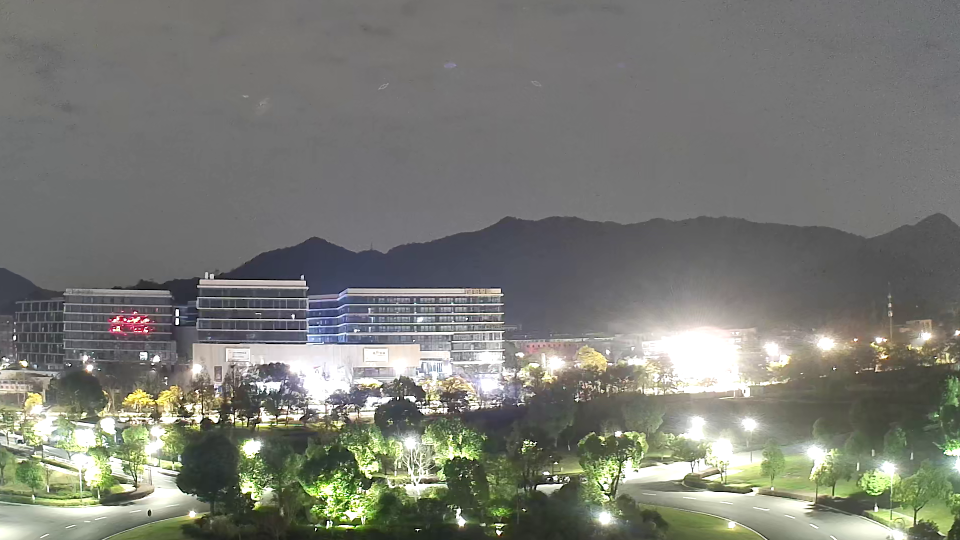
#> input picture Fig/raw_11.85.png, 1920 x 1080 px (shown at 1/2 size); its folder holds only this picture in this run
$ python 'Glow feature.py'   (older library calls are emulated)
#> lines starting #> are read from the running program, lines starting #| are printed output that depends on the picture
import numpy as np
import cv2
import os
import matplotlib.pyplot as plt

def DarkChannel(im, sz):
    """
    :param im: image
    :param sz: kernel size
    :return:   dark channel
    """
    b, g, r = cv2.split(im)
    dc = cv2.min(cv2.min(r, g), b)
    kernel = cv2.getStructuringElement(cv2.MORPH_ELLIPSE, (sz, sz))
    dark = cv2.erode(dc, kernel)

    return dark


def AtmLight(im, sz):
    """
    :param im: image
    :param sz: kernel size
    :return:   airlight const
    """
    b, g, r = cv2.split(im)  # 取出通道
    kernel = cv2.getStructuringElement(cv2.MORPH_ELLIPSE, (sz, sz))
    r = cv2.dilate(r, kernel)
    g = cv2.dilate(g, kernel)
    b = cv2.dilate(b, kernel)
    light = cv2.merge([b, g, r])

    return light


def TransmissionEstimate(im, A, sz):
    omega = 0.95
    im3 = np.empty(im.shape, im.dtype)
    for ind in range(0, 3):
        im3[:, :, ind] = im[:, :, ind] / (A[:, :, ind] + 0.0001)
    transmission = 1 - omega * DarkChannel(im3, sz)

    return transmission


def Guidedfilter(im, p, r, eps):
    mean_I = cv2.boxFilter(im, cv2.CV_64F, (r, r))
    mean_p = cv2.boxFilter(p, cv2.CV_64F, (r, r))
    mean_Ip = cv2.boxFilter(im * p, cv2.CV_64F, (r, r))
    cov_Ip = mean_Ip - mean_I * mean_p

    mean_II = cv2.boxFilter(im * im, cv2.CV_64F, (r, r))
    var_I = mean_II - mean_I * mean_I

    a = cov_Ip / (var_I + eps)
    b = mean_p - a * mean_I

    mean_a = cv2.boxFilter(a, cv2.CV_64F, (r, r))
    mean_b = cv2.boxFilter(b, cv2.CV_64F, (r, r))

    q = mean_a * im + mean_b
    return q


def TransmissionRefine(im, et):
    gray = cv2.cvtColor(im, cv2.COLOR_BGR2GRAY)
    gray = np.float64(gray) / 255.
    r    = 60
    eps  = 0.0001
    t = Guidedfilter(gray, et, r, eps)

    return t


def get_D_Te_Tg(img):
    src = img
    I = img.astype('float64') / 255.
    dark = DarkChannel(I, 15)       # 得到暗通道
    A = AtmLight(I, 15)
    te = TransmissionEstimate(I, A, 15)
    t_guided = TransmissionRefine(src, te)
    return dark, te, t_guided


def new_GLOW(R,B,t):
    R = AtmLight(R, 15)
    G = (R * (B / 255.) * (1 - t / 255.)).clip(0, 255)
    return G


def brightness(R):
    max = np.max(R, axis=2) / 255.
    min = np.min(R, axis=2) / 255.
    B = (np.power((max - min) + max, 3).clip(0, 1) * 255)
    return B

def plot(A, B, C, D):
    A = A[:,:,::-1].astype(np.uint8)
    B = B[:,:,::-1].astype(np.uint8)
    C = C[:,:,::-1].astype(np.uint8)
    D = D[:,:,::-1].astype(np.uint8)
    plt.figure("Features")  # 图像窗口名称
    #
    plt.subplot(221)
    plt.imshow(A)
    plt.axis('off')
    plt.title('Raw Image')
    #
    plt.subplot(222)
    plt.imshow(B, plt.cm.gray)
    plt.axis('off')
    plt.title('Transmission Map')
    #
    plt.subplot(223)
    plt.imshow(C, plt.cm.gray)
    plt.axis('off')
    plt.title('Light Source Estimation Map')
    #
    plt.subplot(224)
    plt.imshow(D)
    plt.axis('off')
    plt.title('Glow Map')

    plt.show()


def Glow(path):
#> called with path = 'Fig/raw_11.85.png'
    R = cv2.imread(path)
#> R is the input picture: shape (1080, 1920, 3); mean B, G, R 116.3, 123.4, 122.2
    B = brightness(R)
    D, te, T = get_D_Te_Tg(R)
#> after the loop in TransmissionEstimate, `for ind in range(0, 3):`:
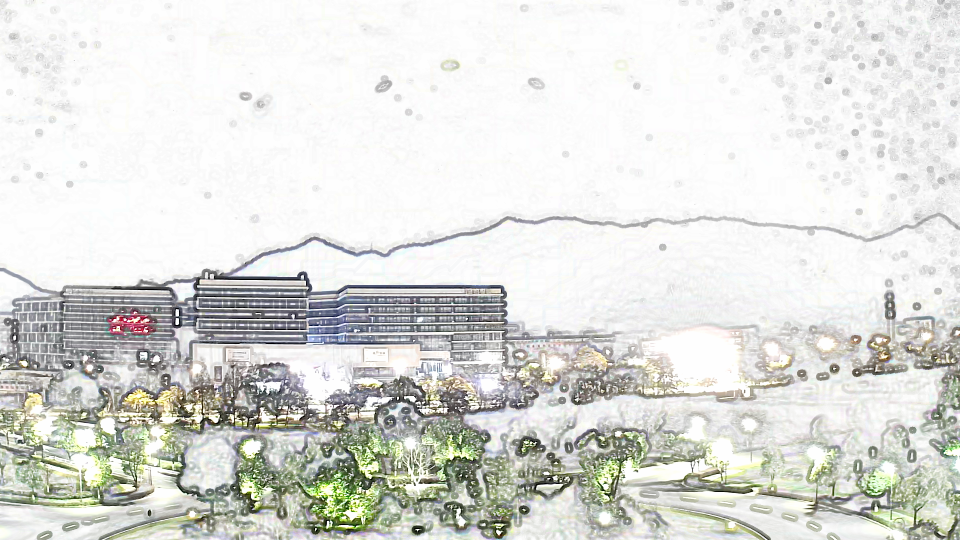
#> im3: shape (1080, 1920, 3) float64 (shown at 1/2 size); mean B, G, R 0.856, 0.872, 0.869
#> in Guidedfilter, `mean_II = cv2.boxFilter(im * im, cv2.CV_64F, (r, r))`:
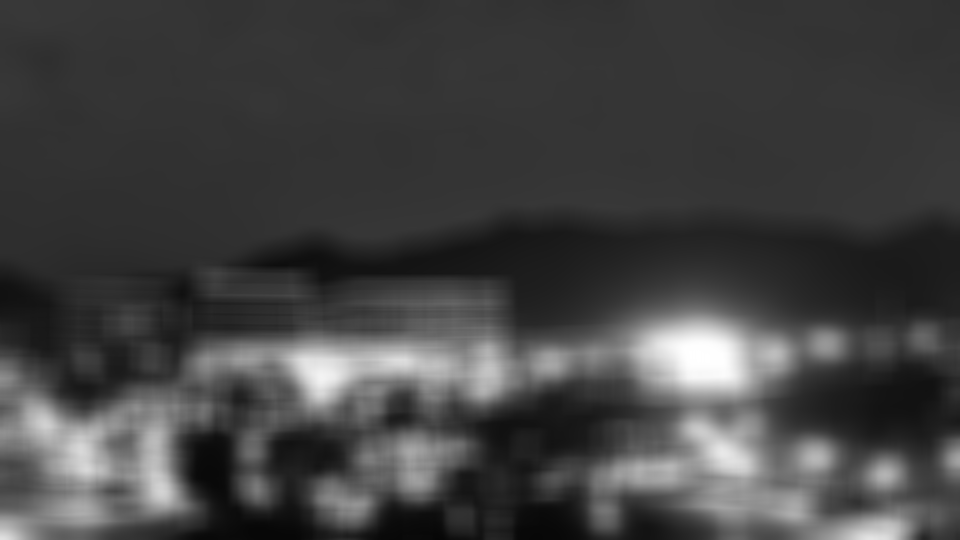
#> mean_II: shape (1080, 1920) float64 (shown at 1/2 size); min 0.0263, max 1, mean 0.263
#> in Guidedfilter, `b = mean_p - a * mean_I`:
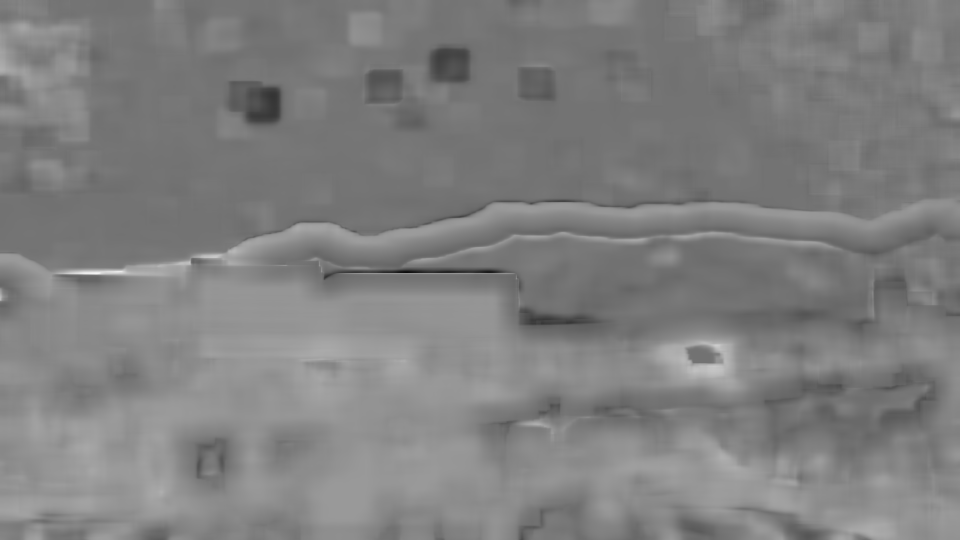
#> b: shape (1080, 1920) float64 (shown at 1/2 size); min -2.79, max 3.52, mean 0.37; drawn with min black and max white
#> in Guidedfilter, `mean_a = cv2.boxFilter(a, cv2.CV_64F, (r, r))`:
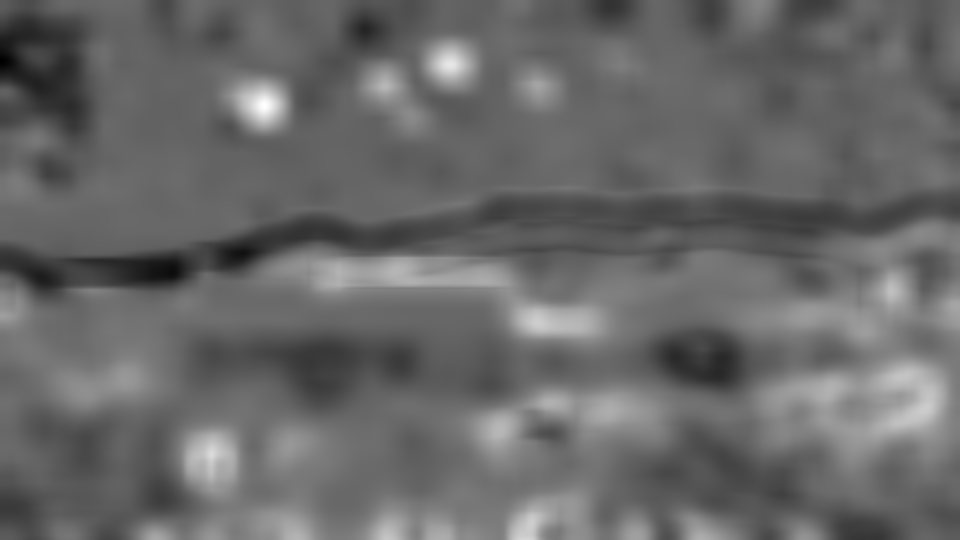
#> mean_a: shape (1080, 1920) float64 (shown at 1/2 size); min -1.97, max 2.83, mean 0.000622; drawn with min black and max white
#> in Guidedfilter, `mean_b = cv2.boxFilter(b, cv2.CV_64F, (r, r))`:
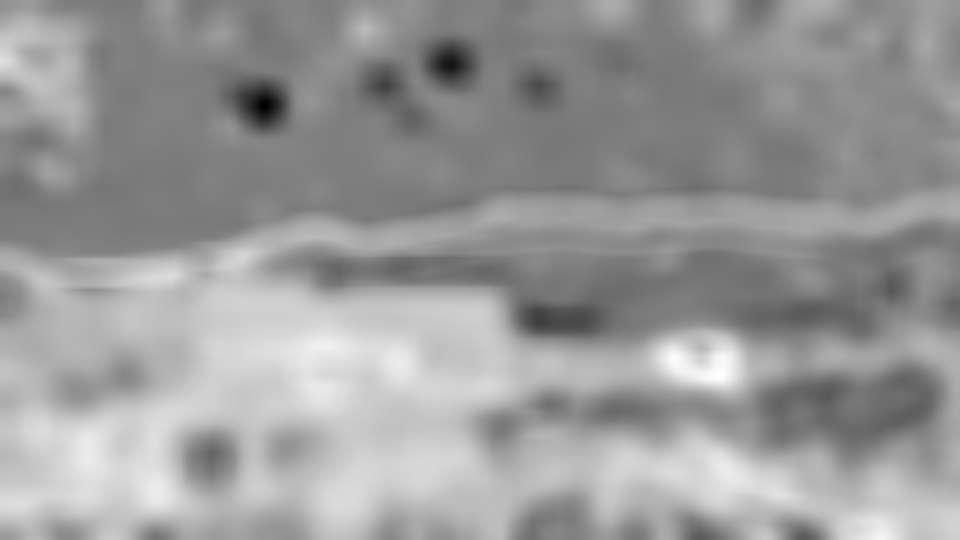
#> mean_b: shape (1080, 1920) float64 (shown at 1/2 size); min -1.14, max 1.36, mean 0.369; drawn with min black and max white
    T = (T * 255).clip(0, 255)
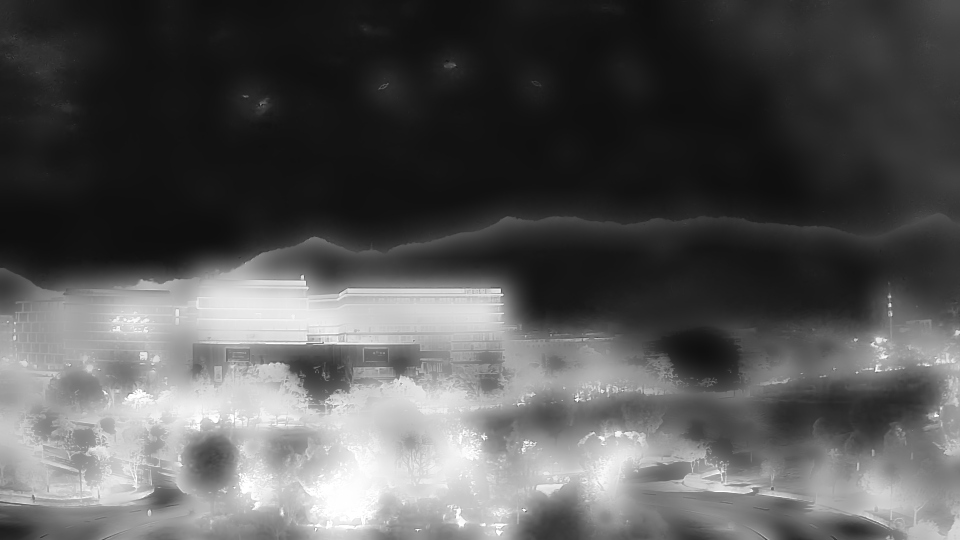
#> T: shape (1080, 1920) float64 (shown at 1/2 size); min 0, max 255, mean 86.6

    T = np.expand_dims(T, axis=2)
    B = np.expand_dims(B, axis=2)
    G = new_GLOW(R, B, T)
#> in new_GLOW, `G = (R * (B / 255.) * (1 - t / 255.)).clip(0, 255)`:
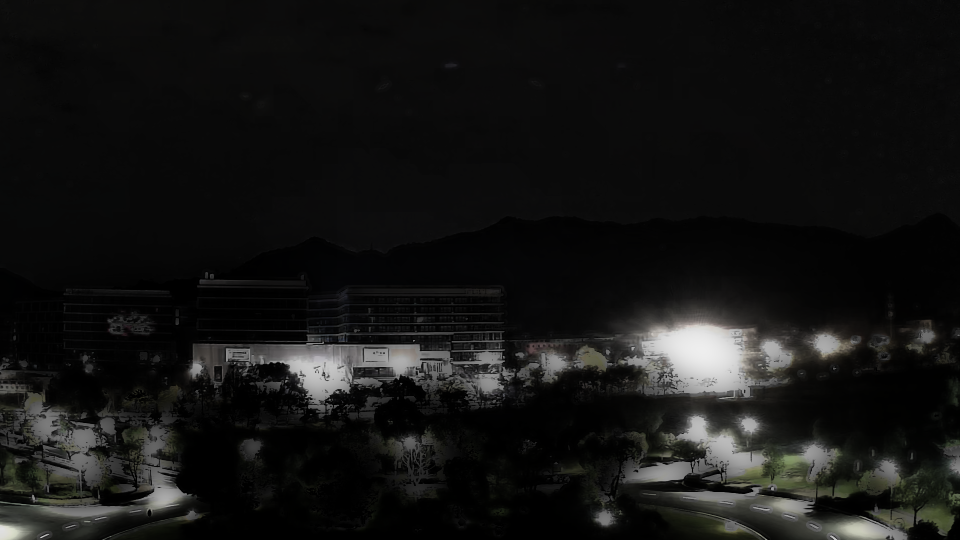
#> G: shape (1080, 1920, 3) float64 (shown at 1/2 size); mean B, G, R 20.5, 21.3, 21.2

    plot(R, T, B, G)


if __name__ == "__main__":
    main_dir = os.path.join( os.getcwd(), "Fig" )
    for img in os.listdir(main_dir):
        path = os.path.join( main_dir, img )
        Glow(path)

$ run again, on Fig/raw_54.4.png
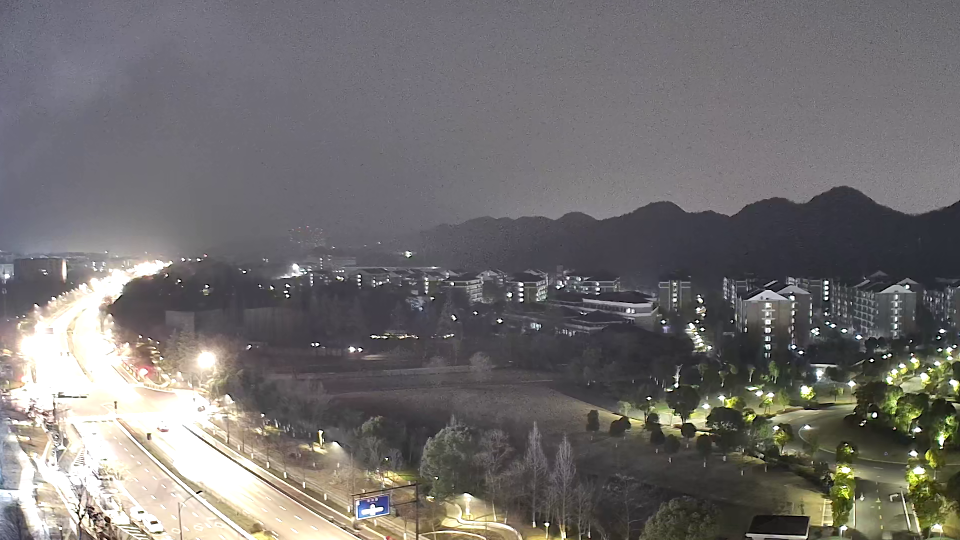
#> input picture Fig/raw_54.4.png, 1920 x 1080 px (shown at 1/2 size)
#> in Glow, R is the input picture: shape (1080, 1920, 3); mean B, G, R 111, 111.4, 114.4
#> after the loop in TransmissionEstimate, `for ind in range(0, 3):`:
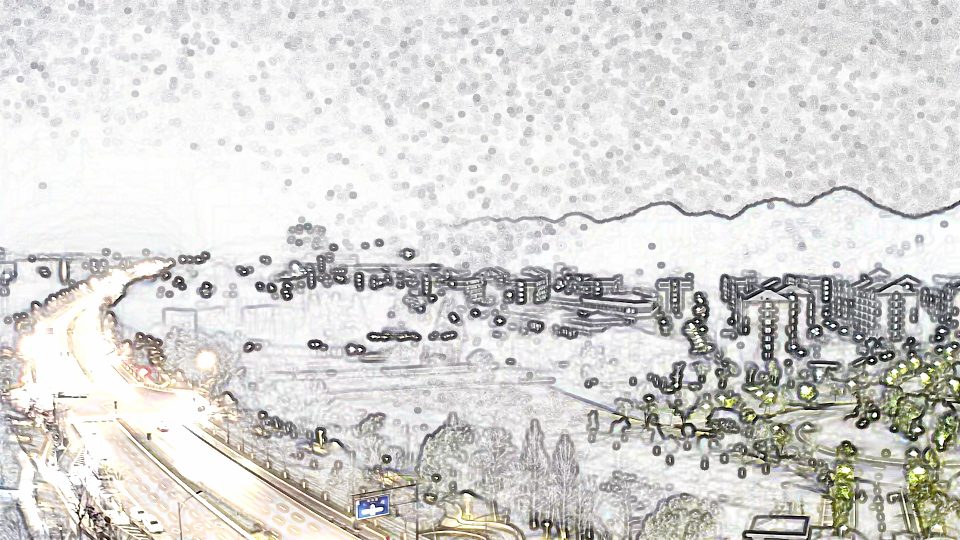
#> im3: shape (1080, 1920, 3) float64 (shown at 1/2 size); mean B, G, R 0.832, 0.84, 0.845
#> in new_GLOW, `G = (R * (B / 255.) * (1 - t / 255.)).clip(0, 255)`:
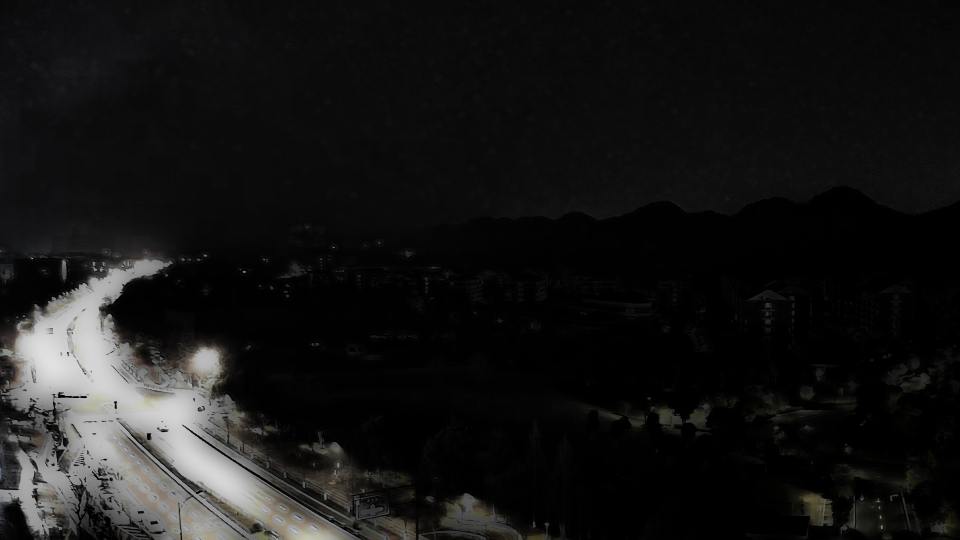
#> G: shape (1080, 1920, 3) float64 (shown at 1/2 size); mean B, G, R 22.2, 22.4, 22.7

$ run again, on Fig/raw_55.76.png
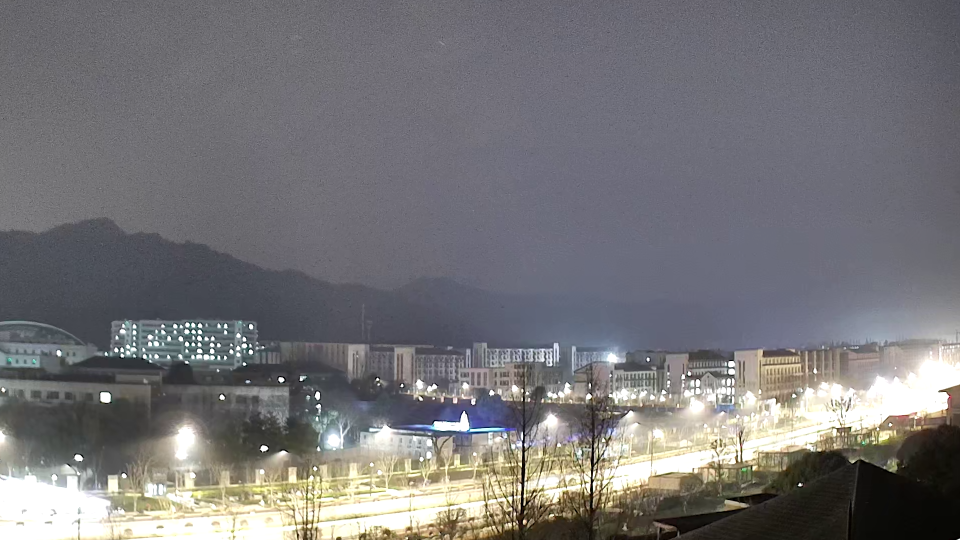
#> input picture Fig/raw_55.76.png, 1920 x 1080 px (shown at 1/2 size)
#> in Glow, R is the input picture: shape (1080, 1920, 3); mean B, G, R 119.6, 117.1, 118.3
#> after the loop in TransmissionEstimate, `for ind in range(0, 3):`:
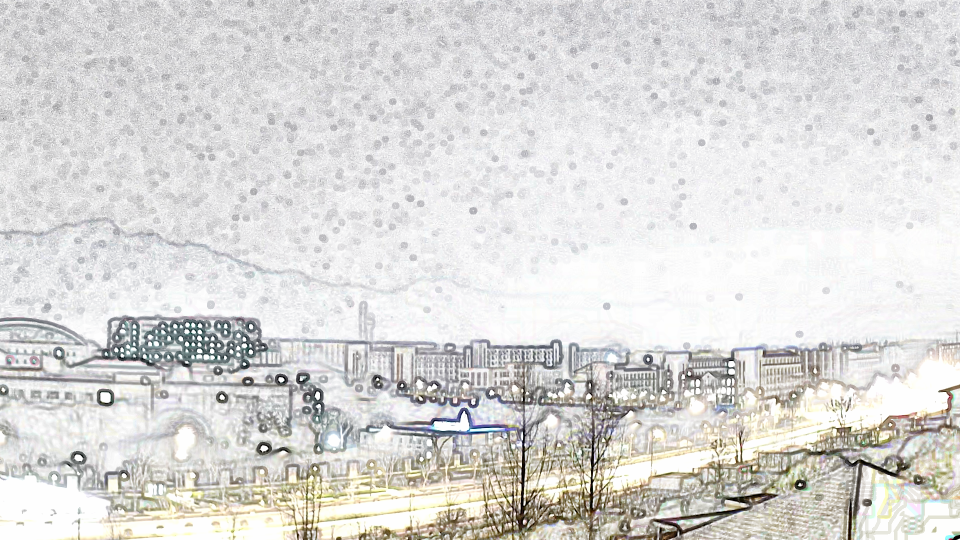
#> im3: shape (1080, 1920, 3) float64 (shown at 1/2 size); mean B, G, R 0.851, 0.857, 0.86
#> in new_GLOW, `G = (R * (B / 255.) * (1 - t / 255.)).clip(0, 255)`:
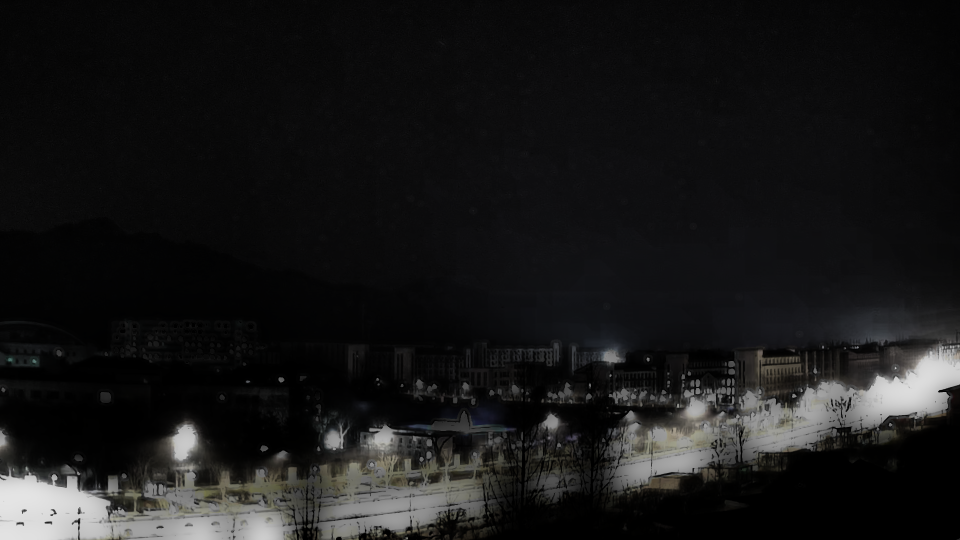
#> G: shape (1080, 1920, 3) float64 (shown at 1/2 size); mean B, G, R 24.3, 24.1, 24.2

$ run again, on Fig/raw_74.05.png
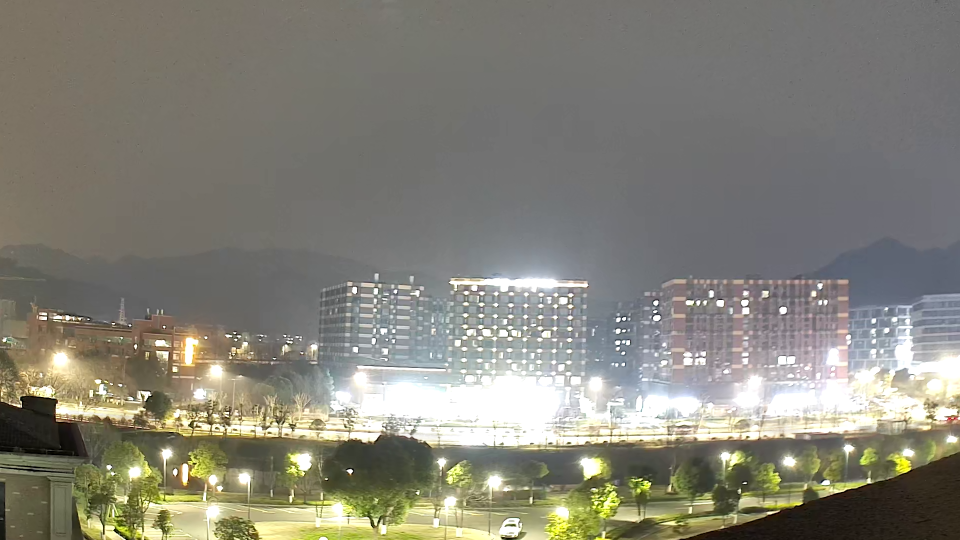
#> input picture Fig/raw_74.05.png, 1920 x 1080 px (shown at 1/2 size)
#> in Glow, R is the input picture: shape (1080, 1920, 3); mean B, G, R 120, 130.9, 132.7
#> in new_GLOW, `G = (R * (B / 255.) * (1 - t / 255.)).clip(0, 255)`:
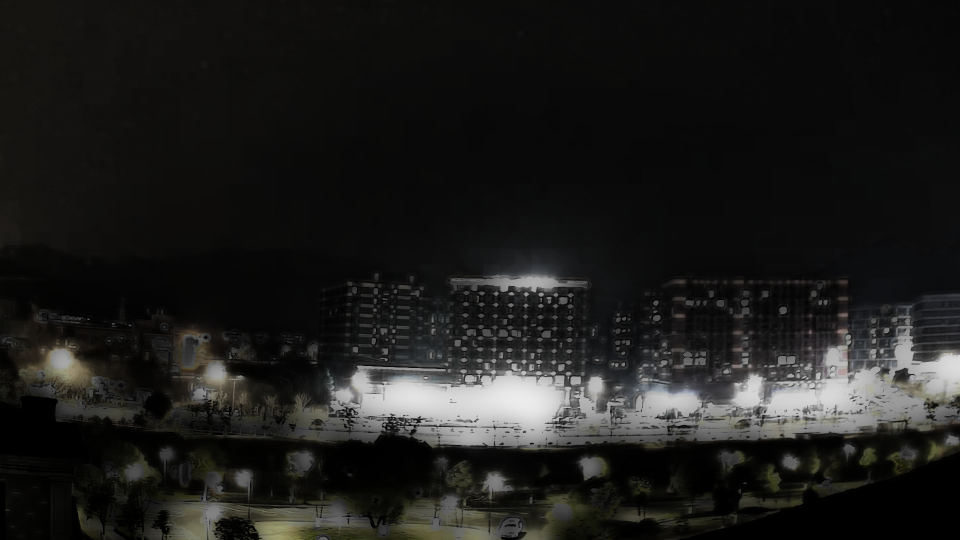
#> G: shape (1080, 1920, 3) float64 (shown at 1/2 size); mean B, G, R 28.3, 29.6, 29.8
